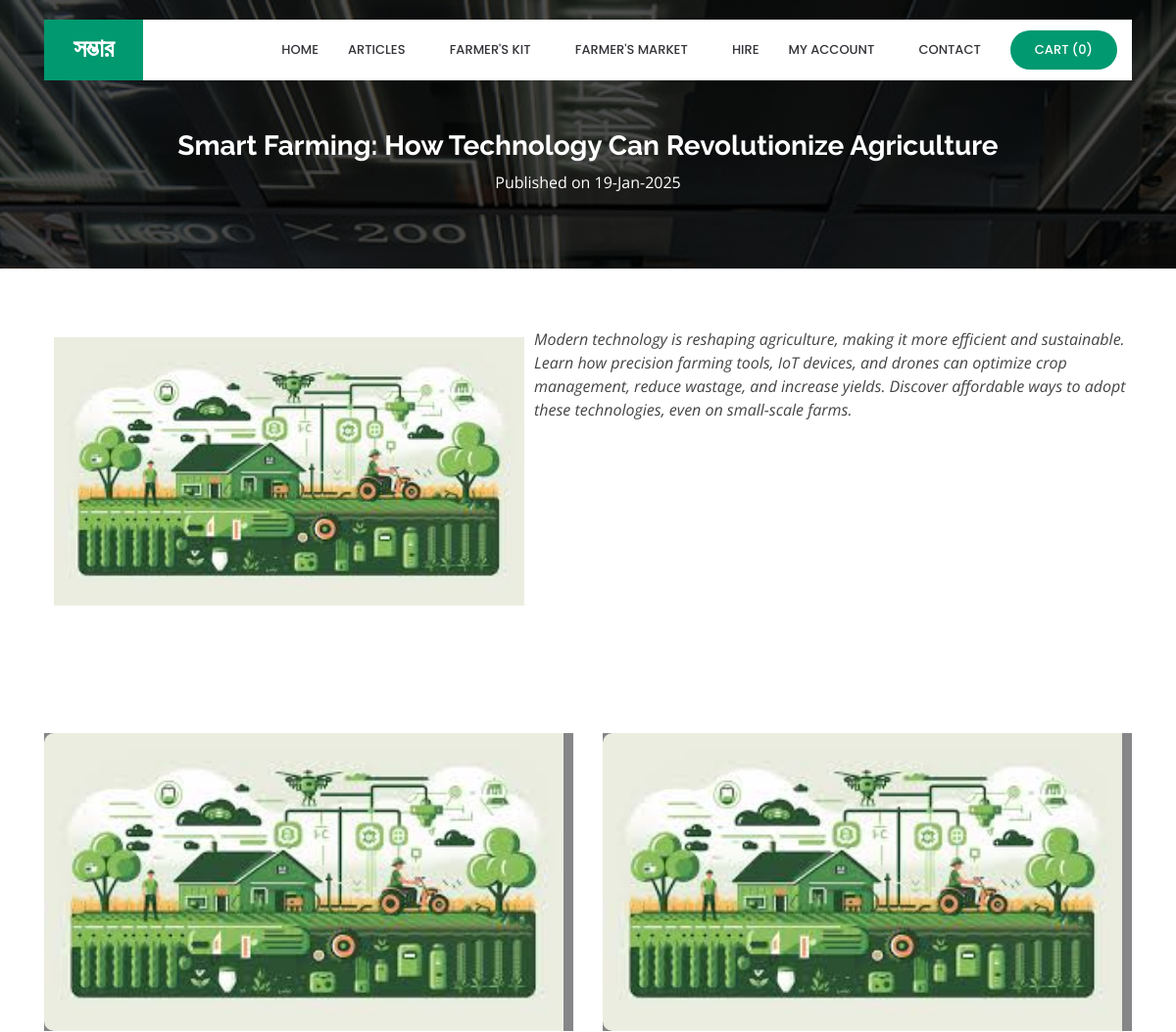
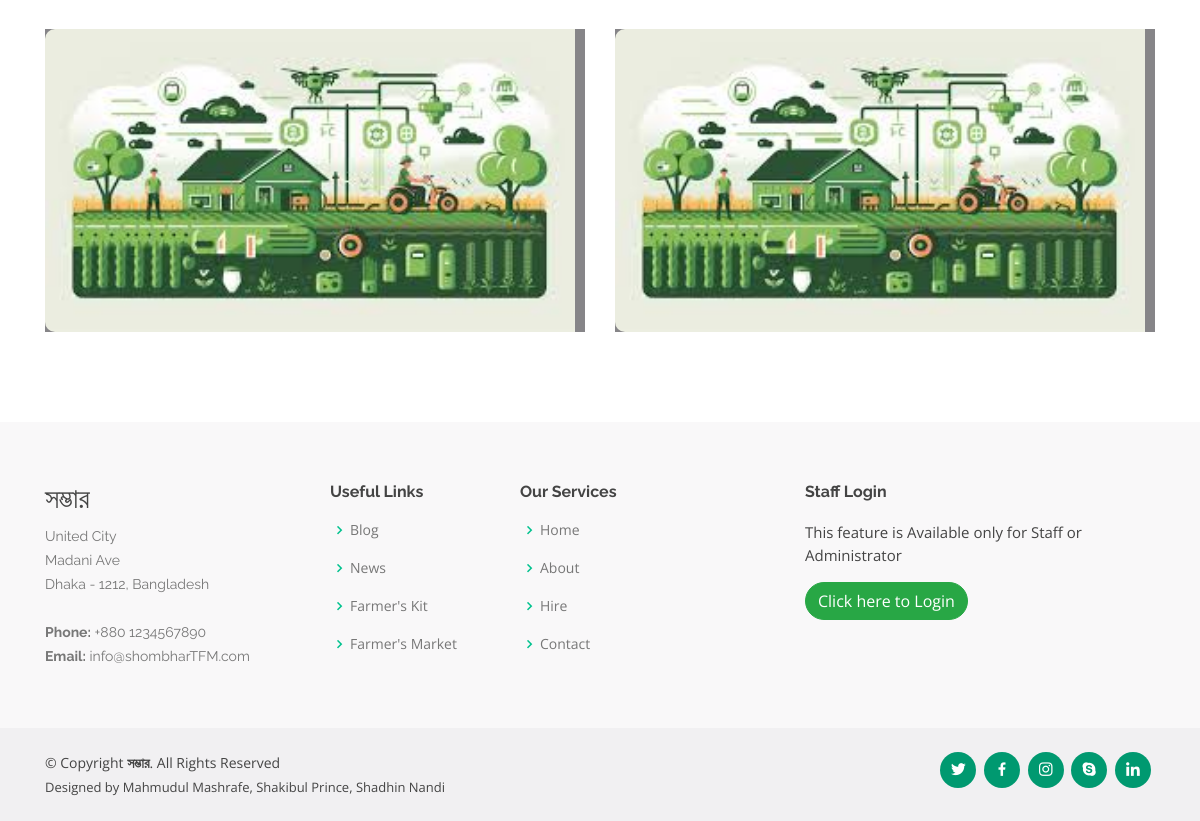
Screenshot of /displayarticlesdetailed.php?articleid=34 with the database file from the repository (2 pictures, top to bottom).
### tables this page shows
CREATE TABLE `article` (
  `article_id` int(10) NOT NULL,
  `article_type` varchar(25) NOT NULL,
  `publish_date` date NOT NULL,
  `title` varchar(100) NOT NULL,
  `article_description` text NOT NULL,
  `article_img1` varchar(100) NOT NULL,
  `article_img2` varchar(100) NOT NULL,
  `article_img3` varchar(100) NOT NULL,
  `article_img4` varchar(100) NOT NULL,
  `article_img5` varchar(100) NOT NULL,
  `status` varchar(10) NOT NULL
);

### displayarticlesdetailed.php (the view)
<?php
include("header.php");
$sql = "SELECT * FROM article where article_id='$_GET[articleid]'";
$qsql = mysqli_query($con,$sql);
$rs = mysqli_fetch_array($qsql);
?>
    <section id="cta" class="cta">
      <div class="container">
        <div class="text-center" data-aos="zoom-in">
		<br>
		<br>
		<br>
          <h3><?php echo $rs['title']; ?></h3>
		  <p>Published on <?php echo date("d-M-Y",strtotime($rs['publish_date'])); ?></p>
        </div>
      </div>
    </section>
  <main id="main">
    <section id="about" class="about">
      <div class="container">
        <div class="row content">
          <div class="col-lg-12 pt-4 pt-lg-0" data-aos="fade-left" data-aos-delay="200">
            <p class="font-italic">
			<img src="imgarticle/<?php echo $rs['article_img1']; ?>" style="width: 500px; padding: 10px;" align="left">
			<?php echo $rs['article_description']; ?></p>
          </div>
        </div>
      </div>
    </section>
    <section id="portfolio" class="portfolio">
      <div class="container">
        <div class="row portfolio-container" data-aos="fade-up" data-aos-delay="200">
          <div class="col-lg-6 col-md-6 portfolio-item filter-app">
            <div class="portfolio-wrap">
<?php
if($rs['article_img2'] != "" && file_exists('imgarticle/'.$rs['article_img2']))
{
echo "<img src='imgarticle/$rs[article_img2]'  class='img-fluid' align='left' style='padding-right: 10px;width: 100%;'>";
}
?>
            </div>
          </div>
          <div class="col-lg-6 col-md-6 portfolio-item filter-app">
            <div class="portfolio-wrap">
<?php
if($rs['article_img3'] != "" && file_exists('imgarticle/'.$rs['article_img3']))
{
echo "<img src='imgarticle/$rs[article_img3]'  class='img-fluid' align='left' style='padding-right: 10px;width: 100%;'>";
}
?>
            </div>
          </div>
          <div class="col-lg-6 col-md-6 portfolio-item filter-app">
            <div class="portfolio-wrap">
<?php
if($rs['article_img4'] != "" && file_exists('imgarticle/'.$rs['article_img4']))
{
echo "<img src='imgarticle/$rs[article_img4]'  class='img-fluid' align='left' style='padding-right: 10px;width: 100%;'>";
}
?>
            </div>
          </div>
          <div class="col-lg-6 col-md-6 portfolio-item filter-app">
            <div class="portfolio-wrap">
<?php
if($rs['article_img5'] != "" && file_exists('imgarticle/'.$rs['article_img5']))
{
echo "<img src='imgarticle/$rs[article_img5]'  class='img-fluid' align='left' style='padding-right: 10px;width: 100%;'>";
}
?>
            </div>
          </div>
        </div>
      </div>
    </section>
  </main>
<?php
include("footer.php");
?>

### rows the page displays
article: title "Smart Farming: How Technology Can Revolutionize Agriculture", publish_date "19-Jan-2025", article_img1 (picture), article_description "Modern technology is reshaping agriculture, making it more efficient and sustainable. Learn how precision farming tools, IoT devices, and drones can optimize crop management, reduce wastage, and increase yields. Discover affordable ways to adopt these technologies, even on small-scale farms.", article_img2 (picture), article_img3 (picture), article_img4 (picture), article_img5 (picture)

### other values shown
$config['PROJECT_TITLE'] "সম্ভার"
mysqli_num_rows($qsqlproduct_purchase_record) "0"
$address "United City"
$address "Madani Ave"
$address "Dhaka - 1212, Bangladesh"
$config['PHONE'][0] "+880 1234567890"
$config['EMAIL'][0] "info@shombharTFM.com"
substr($developersanddesigners, 0, -2) "Mahmudul Mashrafe, Shakibul Prince, Shadhin Nandi"
